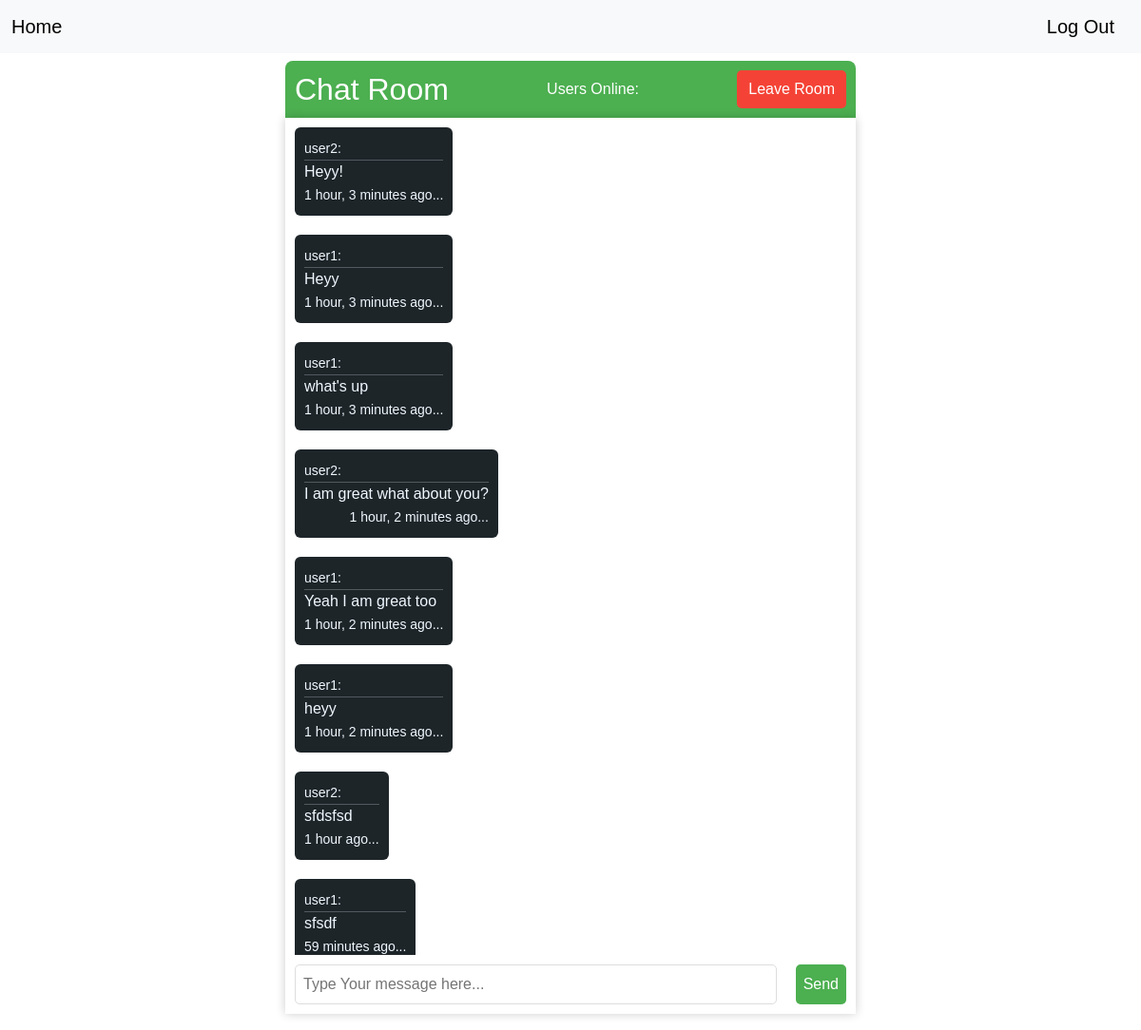
The page /chat_room/conference/ (signed in) on the database its author committed.
### chat/models.py (models this page shows, shortened)
class Messages(models.Model):
    message = models.CharField(max_length=255)
    sent_by = models.ForeignKey(User, models.DO_NOTHING, related_name='messages')
    timeStamp = models.DateTimeField(auto_now_add=True)

### chat/views.py (the view)
# urls.py: path("chat_room/<str:room_name>/", views.room, name="room"),
def room(request, room_name):
    room_exists = Room.objects.filter(name=room_name).exists()
    room = Room.objects.filter(name=room_name).first()
    user = request.user
    if room_exists:
        messagesQuery = room.messages.all()
        messages.success(request, 'Room Joined Succesfully')
        return render(request, "chat/room.html", {
            "room_name": room_name,
            'room_messages': messagesQuery
            })
    room = Room.objects.create(name=room_name, created_by=user)
    room.save()
    messages.success(request, 'Room Created Successful')
    return render(request, "chat/room.html", {"room_name": room_name})

### chat/templates/chat/room.html (shortened to what this page needs)
{% extends 'layout.html' %}
{% load static %}
{% block content %}
<div class="main-container my-2">
    <div class="chat-header">
        <h2>Chat Room</h2>
        <div id="users-online">Users Online:</div>
        <button class="leave-chat">
            <a href="{% url 'index' %}" style="text-decoration: none; color: white">
                Leave Room</a>
        </button>
    </div>
    <div class="chat-container">
        <div class="chat-log" id="chat-log">
            {% for message in room_messages %}
                {% if request.user.id == message.sent_by.id %}
                    <div class="message receiver-message">
                        <div>
                            <span>{{ message.message }}</span>
                        </div>
                        <div class="message-time">
                            <span><small>{{ message.timeStamp|timesince }} ago...</small></span>
                        </div>
                    </div>
                {% else %}
                    <div class="message sender-message">
                        <div>
                            <span><small>{{ message.sent_by.username}}:</small></span>
                        </div>
                        <hr style="width: 100%; margin: 0;">
                        <div>
                            <span>{{ message.message }}</span>
                        </div>
                        <div class="message-time">
                            <span><small>{{ message.timeStamp|timesince }} ago...</small></span>
                        </div>
                    </div>
                {% endif %}
            {% endfor %}
    </div>
        <div class="send-message">
            <input id="chat-message-input" type="text" placeholder="Type Your message here..." ><br>
            <button id="chat-message-submit" type="button">Send</button>
        </div>
    </div>
</div>
{% endblock %}

### chat/static/static.css (style rules this page uses)
* { font-family: sans-serif; margin: 0; padding: 0; }
.main-container { width: 100%; height: 100%; display: flex; flex-direction: column; align-items: center; }
.chat-container { display: flex; flex-direction: column; width: 50vw; height: 75vh; box-shadow: 0 0 10px rgba(0,0,0,0.2) }
.chat-header { display: flex; justify-content: space-between; align-items: center; width: 50vw; background-color: #4CAF50; color: #fff; padding: 10px; border-top-left-radius: 8px; border-top-right-radius: 8px; }
.chat-header h2 { margin: 0; }
.leave-chat { background-color: #f44336; color: #fff; border: none; border-radius: 5px; padding: 8px 12px; }
.chat-log { display: flex; flex-direction: column; border-radius: 5px; overflow-y: scroll; overflow-x: hidden; width: 50vw; height: 75vh; }
.message { padding: 10px; margin: 10px; border-radius: 6px; max-width: 75%; word-break: break-word; display: flex; flex-direction: column; }
.sender-message { background-color: #1d2529; color: aliceblue; align-self: flex-start; align-items: start; }
.message-time { align-self: flex-end; }
.send-message { display: flex; justify-content: space-between; }
.send-message input { width: 100%; padding: 8px; margin: 10px; border: 1px solid #ddd; border-radius: 5px; }
.send-message button { padding: 8px; margin: 10px; background-color: #4CAF50; color: #fff; border: none; border-radius: 5px; cursor: pointer; }

### rows shown on the page
Messages: sent_by.username "user2", message "Heyy!", timeStamp "1 hour, 3 minutes"
Messages: sent_by.username "user1", message "Heyy", timeStamp "1 hour, 3 minutes"
Messages: sent_by.username "user1", message "what's up", timeStamp "1 hour, 3 minutes"
Messages: sent_by.username "user2", message "I am great what about you?", timeStamp "1 hour, 2 minutes"
Messages: sent_by.username "user1", message "Yeah I am great too", timeStamp "1 hour, 2 minutes"
Messages: sent_by.username "user1", message "heyy", timeStamp "1 hour, 2 minutes"
Messages: sent_by.username "user2", message "sfdsfsd", timeStamp "1 hour"
Messages: sent_by.username "user1", message "sfsdf", timeStamp "59 minutes"
